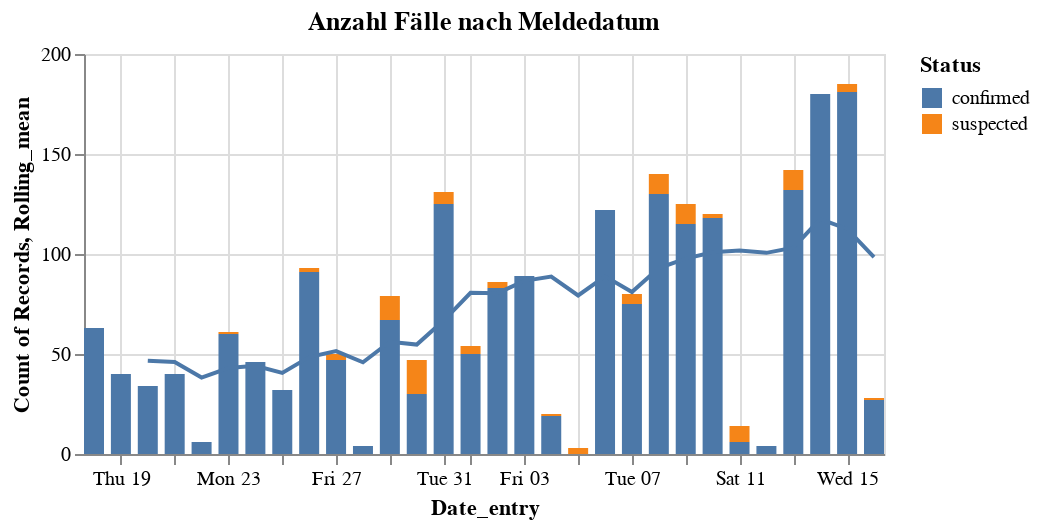

The cell this chart's notebook holds for it:
### Code cell
bars + line

### Figure 1 — Vega-Lite specification as saved in the notebook (floating-point values rounded to 4 significant figures; data arrays with more than 128 entries replaced by an {"elided": "..."} marker saying what was removed)
{"config": {"view": {"continuousWidth": 400, "continuousHeight": 300}}, "layer": [{"data": {"name": "data-c912c0d7ced64965c8c132cf7f8dd595"}, "mark": {"type": "bar", "size": 10}, "encoding": {"color": {"type": "nominal", "field": "Status"}, "order": {"type": "nominal", "field": "Status", "sort": "ascending"}, "x": {"type": "temporal", "field": "Date_entry"}, "y": {"type": "quantitative", "aggregate": "count"}}, "height": 200, "title": "Anzahl Fälle nach Meldedatum"}, {"data": {"name": "data-636f10a570074ab82f76308834e266e3"}, "mark": "line", "encoding": {"x": {"type": "temporal", "field": "Date_entry"}, "y": {"type": "quantitative", "field": "Rolling_mean"}}, "height": 200, "title": "Anzahl Fälle nach Meldedatum"}], "$schema": "https://vega.github.io/schema/vega-lite/v4.8.1.json", "datasets": {"data-c912c0d7ced64965c8c132cf7f8dd595": {"elided": "2122 records"}, "data-636f10a570074ab82f76308834e266e3": [{"Date_entry": "2022-05-18T00:00:00", "Cases": 63, "Rolling_mean": null}, {"Date_entry": "2022-05-19T00:00:00", "Cases": 40, "Rolling_mean": null}, {"Date_entry": "2022-05-20T00:00:00", "Cases": 37, "Rolling_mean": 46.67}, {"Date_entry": "2022-05-21T00:00:00", "Cases": 44, "Rolling_mean": 46.0}, {"Date_entry": "2022-05-22T00:00:00", "Cases": 7, "Rolling_mean": 38.2}, {"Date_entry": "2022-05-23T00:00:00", "Cases": 67, "Rolling_mean": 43.0}, {"Date_entry": "2022-05-24T00:00:00", "Cases": 51, "Rolling_mean": 44.14}, {"Date_entry": "2022-05-25T00:00:00", "Cases": 38, "Rolling_mean": 40.57}, {"Date_entry": "2022-05-26T00:00:00", "Cases": 95, "Rolling_mean": 48.43}, {"Date_entry": "2022-05-27T00:00:00", "Cases": 58, "Rolling_mean": 51.43}, {"Date_entry": "2022-05-28T00:00:00", "Cases": 5, "Rolling_mean": 45.86}, {"Date_entry": "2022-05-29T00:00:00", "Cases": 79, "Rolling_mean": 56.14}, {"Date_entry": "2022-05-30T00:00:00", "Cases": 57, "Rolling_mean": 54.71}, {"Date_entry": "2022-05-31T00:00:00", "Cases": 135, "Rolling_mean": 66.71}, {"Date_entry": "2022-06-01T00:00:00", "Cases": 135, "Rolling_mean": 80.57}, {"Date_entry": "2022-06-02T00:00:00", "Cases": 94, "Rolling_mean": 80.43}, {"Date_entry": "2022-06-03T00:00:00", "Cases": 101, "Rolling_mean": 86.57}, {"Date_entry": "2022-06-04T00:00:00", "Cases": 20, "Rolling_mean": 88.71}, {"Date_entry": "2022-06-05T00:00:00", "Cases": 13, "Rolling_mean": 79.29}, {"Date_entry": "2022-06-06T00:00:00", "Cases": 124, "Rolling_mean": 88.86}, {"Date_entry": "2022-06-07T00:00:00", "Cases": 80, "Rolling_mean": 81.0}, {"Date_entry": "2022-06-08T00:00:00", "Cases": 219, "Rolling_mean": 93.0}, {"Date_entry": "2022-06-09T00:00:00", "Cases": 127, "Rolling_mean": 97.71}, {"Date_entry": "2022-06-10T00:00:00", "Cases": 123, "Rolling_mean": 100.9}, {"Date_entry": "2022-06-11T00:00:00", "Cases": 26, "Rolling_mean": 101.7}, {"Date_entry": "2022-06-12T00:00:00", "Cases": 5, "Rolling_mean": 100.6}, {"Date_entry": "2022-06-13T00:00:00", "Cases": 142, "Rolling_mean": 103.1}, {"Date_entry": "2022-06-14T00:00:00", "Cases": 180, "Rolling_mean": 117.4}, {"Date_entry": "2022-06-15T00:00:00", "Cases": 185, "Rolling_mean": 112.6}, {"Date_entry": "2022-06-16T00:00:00", "Cases": 28, "Rolling_mean": 98.43}]}}
